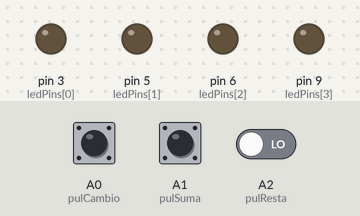
Recording of a sketch running on a simulated Arduino Uno, built with avr-gcc and run on an emulated ATmega328P. Shown: output pins drawn as LEDs (lit = HIGH). Inputs (shaded band) come from the test bench; at power-on: A1 (pulSuma) LOW, A2 (pulResta) LOW, A0 (pulCambio) LOW.

Above: at 1.2 s.
1.3 s: A1 (pulSuma) pulled HIGH for 0.15 s
At 2.2 s:
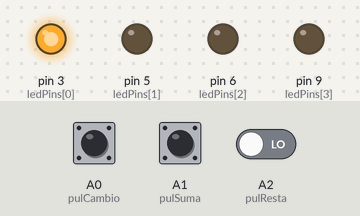
2.9 s: A2 (pulResta) driven HIGH
At 3.5 s:
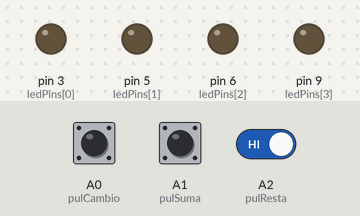
4.4 s: A0 (pulCambio) driven HIGH and A1 (pulSuma) driven HIGH and A2 (pulResta) driven LOW
At 5.0 s:
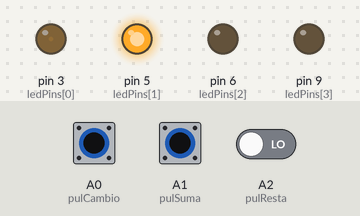
5.9 s: A0 (pulCambio) pulsed LOW 2 times (0.12 s each, 0.3 s apart)
At 7.1 s:
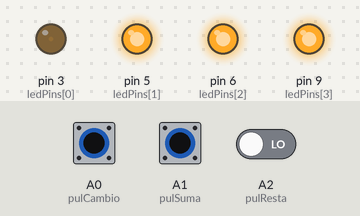
Timing chart, 0 to 8.9 s (numbered marks = the images above; inputs shaded):
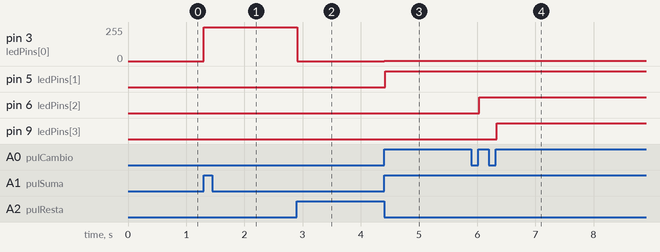

The sketch:

control_brillo_n_leds_con_pulsadores.ino
```cpp
/*

* Código escrito por: Esteban Carrillo para EDEPTEC.
* Página web: https://www.edeptec.com
* Facebook: @edeptec
* Youtube: https://youtube.com/c/EDEPTEC

*/

/* Definimos los pines en donde van conectados los pulsadores */
#define pulCambio A0
#define pulSuma A1
#define pulResta A2

byte ledPins[] = {3, 5, 6, 9}; // Pines en donde van conectados los leds
byte numeroDeLeds =  sizeof(ledPins); // Número de leds en el array
byte pwmLeds[sizeof(ledPins)]; // Array para almacenar el valor del pwm de cada led
bool estadoPrevio = 0; // Variable para controlar el estado previo del pulsador

int pwm; // Variable para almacenar el valor del pwm
int x;  // Variable para controlar el led actual

void setup() {
  //--- Declaramos entradas y salidas ---//
  pinMode(pulCambio, INPUT);
  pinMode(pulSuma, INPUT);
  pinMode(pulResta, INPUT);
  /* Configuramos los pines de los leds como salidas */
  for (byte x = 0 ; x < numeroDeLeds; x++) {
    pinMode(ledPins[x], OUTPUT);
  }
}

void loop() {

  bool estadoPulCambio = digitalRead(pulCambio); // Estado lógico del pulsador

  if (estadoPulCambio != estadoPrevio) { // Implementación antirrebote
    if (estadoPulCambio == HIGH) { // Cuando el pulsador de cambio de led se presione
      x++; // Cambiamos de led
      if (x == numeroDeLeds) x = 0; // Si llegamos al último led, volvemos al primero
      pwm = pwmLeds[x]; // Obtenemos el valor del pwm del led actual y lo almacenamos en la variable pwm
    }
    delay(10); // Pausa de 10ms
  }

  estadoPrevio = estadoPulCambio; // Implementación antirrebote

  (digitalRead(pulSuma) == HIGH) && pwm++; // Si presionamos el pulsador de suma, sumamos el valor de la variable pwm
  (digitalRead(pulResta) == HIGH) && pwm--; // Si presionamos el pulsador de resta, restamos el valor de la variable pwm
  // Limitamos el valor de la variable pwm
  if (pwm > 255) pwm = 255;
  if (pwm < 0) pwm = 0;

  pwmLeds[x] = pwm; // Almacenamos el valor de la variable pwm en la posicion del array perteneciente al led actual

  analogWrite(ledPins[x], pwmLeds[x]); // Enviamos por el pin en donde esta conectado el led, el valor del pwm que le pertenece
}
```

Measured:
- after the input at 1.3 s, pin 3 (ledPins[0]): 0/255 → 255/255 at once
- after the input at 2.9 s, pin 3 (ledPins[0]): 255/255 → 0/255 at once
- after the input at 4.4 s, pin 3 (ledPins[0]): 0/255 → 1/255 at once; pin 5 (ledPins[1]): LOW → HIGH at once
- after the input at 5.9 s, pin 6 (ledPins[2]): LOW → HIGH after 0.14 s; pin 9 (ledPins[3]): LOW → HIGH after 0.44 s
